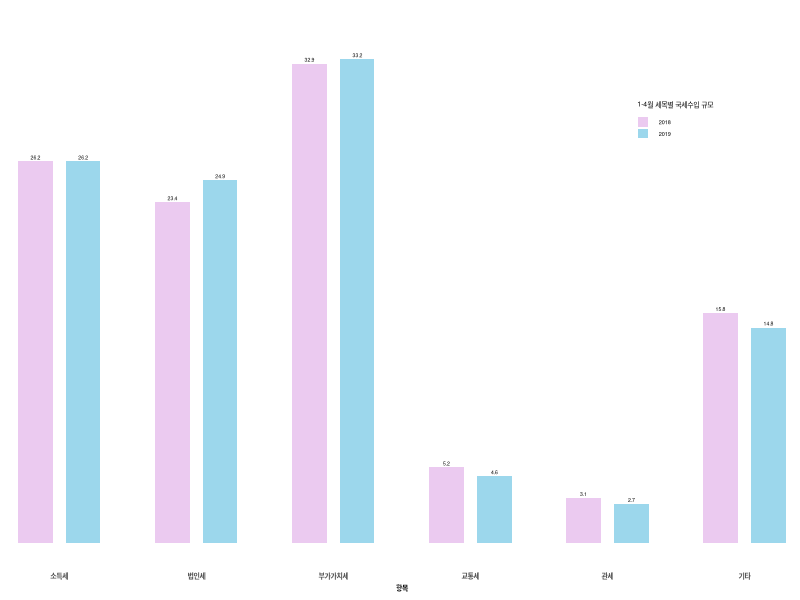

Here is the R script that generated this plot:
library(ggplot2)

year2018 <- c(26.2, 23.4, 32.9, 5.2, 3.1, 15.8)
year2019 <- c(26.2, 24.9, 33.2, 4.6, 2.7, 14.8)

labels <- factor(c("소득세","법인세","부가가치세","교통세","관세","기타"),
                 levels = c("소득세","법인세","부가가치세","교통세","관세","기타"))

group <- factor(c(" 2018"," 2019"))

data <- data.frame(y = c(year2018, year2019),
                   labels = rep(labels, 2),
                   group = rep(group, each=length(year2018)))

p <- ggplot(data, aes(x=labels, y=y, fill=group)) + xlab("항목") + ylab("금액 (조)")+
  geom_bar(stat='identity', position = position_dodge(0.7), width=0.5)+
  scale_x_discrete(expand=c(0,0))+scale_y_continuous(expand=c(0,0))+
  scale_fill_manual(name="1-4월 세목별 국세수입 규모", values=c("#EBCAF0", "#9CD7EC"))+
  ylim(0,35)+
  geom_text(data=data, aes(x=labels, y=y, label=y), vjust=-0.5, size=1.3, position=position_dodge(0.7))+
  theme(axis.title.x = element_text(size=5, face='bold'),
        plot.title = element_text(size=5, hjust=0.5, face='bold'),
        legend.position=c(0.85, 0.8),
        axis.title.y=element_blank(),
        axis.text.x=element_text(margin = margin(t=0, r=0, b=0, l=0)),
        axis.text.y=element_blank(),
        axis.ticks.x=element_blank(),
        axis.ticks.y=element_blank(),
        legend.text = element_text(size=4),
        legend.title = element_text(size=5),
        legend.key.height = unit("0.3", "cm"),
        legend.key.size = unit("0.3", "cm"),
        axis.text = element_text(size=5, face='bold'),
        panel.grid.major = element_blank(),
        panel.grid.minor = element_blank(),
        panel.background = element_blank())
p
